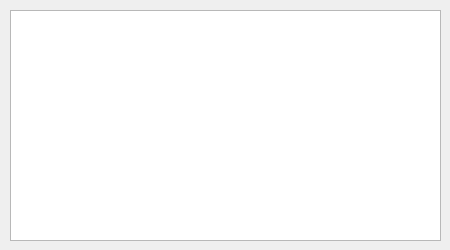
<?xml version="1.0" encoding="UTF-8"?>
<ui version="4.0">
 <class>CompileInf</class>
 <widget class="QWidget" name="CompileInf">
  <property name="geometry">
   <rect>
    <x>0</x>
    <y>0</y>
    <width>450</width>
    <height>250</height>
   </rect>
  </property>
  <property name="windowTitle">
   <string>Form</string>
  </property>
  <widget class="QTextBrowser" name="textBrowser">
   <property name="geometry">
    <rect>
     <x>10</x>
     <y>10</y>
     <width>431</width>
     <height>231</height>
    </rect>
   </property>
  </widget>
 </widget>
 <resources/>
 <connections/>
</ui>
